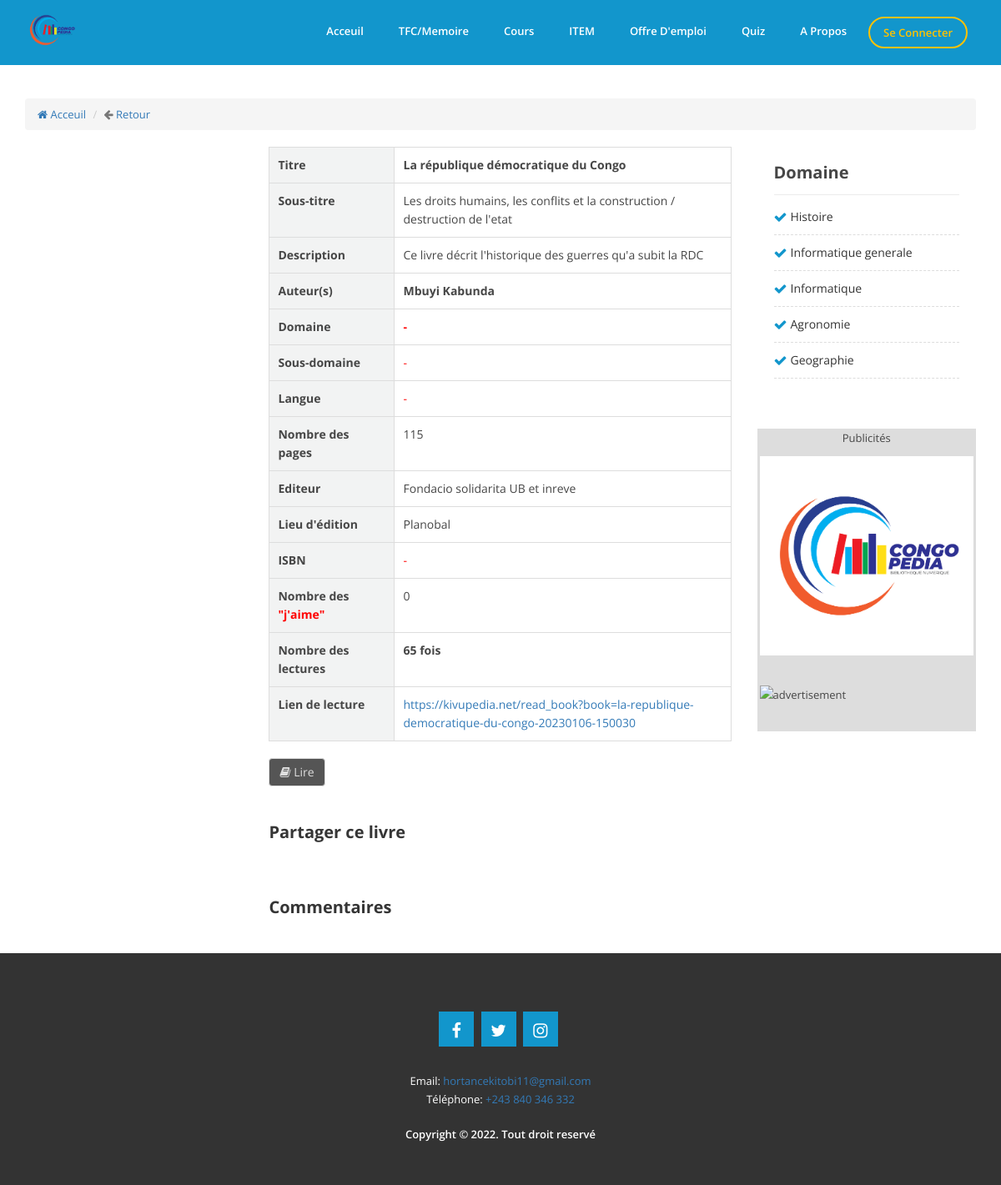
Screenshot of /detail_book?book=la-republique-democratique-du-congo-20230106-150030 with the database file from the repository.
### tables this page shows
CREATE TABLE `t_livre` (
  `CodeLivre` int(11) NOT NULL,
  `Titre` text NOT NULL,
  `book_slug` text NOT NULL,
  `SousTitre` text NOT NULL,
  `Description` text NOT NULL,
  `AuteurPrincipal` varchar(200) NOT NULL,
  `NombrePage` int(11) NOT NULL,
  `NomEditeur` varchar(200) DEFAULT NULL,
  `LieuEdition` varchar(200) NOT NULL,
  `ISBN` varchar(50) NOT NULL,
  `Fichier_livre` text NOT NULL,
  `Image` text NOT NULL,
  `CodeLangue` int(11) NOT NULL,
  `CodeDomaine` int(11) NOT NULL,
  `CodeSousDomaine` int(11) NOT NULL,
  `CodeCompte` int(11) DEFAULT NULL,
  `CodeAdmin` int(11) DEFAULT NULL,
  `CodePropriete` int(11) NOT NULL,
  `Created_on` timestamp NOT NULL DEFAULT current_timestamp() ON UPDATE current_timestamp(),
  `Readed` int(11) NOT NULL,
  `Likes` int(11) NOT NULL,
  `Liked` int(11) NOT NULL,
  `Validate` int(11) NOT NULL,
  `Validate_date` date NOT NULL,
  `Invalidate_date` date NOT NULL,
  `Invalidate_by` int(11) NOT NULL,
  `Statut` int(11) NOT NULL
);

CREATE TABLE `t_domaine` (
  `CodeDomaine` int(11) NOT NULL,
  `Domaine` varchar(200) NOT NULL,
  `domain_slug` text NOT NULL,
  `Visited` int(11) NOT NULL,
  `Created_on` timestamp NOT NULL DEFAULT current_timestamp() ON UPDATE current_timestamp(),
  `Created_by` int(11) NOT NULL
);

### detail_book.php (called while the page is built, shortened)
<?php
include("includes/sessionclient.php");
include("includes/head.php");
include("includes/header.php");
include("container/detail_book.php");
include("includes/footer.php");
?>

### class/app.php (called while the page is built, shortened)
<?php
class App
{
    private $db_name, $db_user, $db_pass, $db_host, $pdo;
    public function __construct( $db_name = "congopedia", $db_user = "root", $db_pass = "", $db_host = 'localhost' )
    {
        $this->db_name = $db_name;
        $this->db_user = $db_user;
        $this->db_pass = $db_pass;
        $this->db_host = $db_host;
    }
    public function getPDO()
    {
        try {
            if ( $this->pdo === null ) {
                $pdo_ = new PDO( 'mysql:host=' . $this->db_host . '; port=3306; dbname=' . $this->db_name . ';charset=utf8', $this->db_user, $this->db_pass );
                $pdo_->setAttribute( PDO::ATTR_ERRMODE, PDO::ERRMODE_WARNING );
                $this->pdo = $pdo_;
            }
        } catch ( PDOException $ex ) {
            die( $ex->getMessage() );
        }
        return $this->pdo;
    }
    public function fetchPrepared( $statement )
    {
        $req = $this->getPDO()->prepare( $statement );
        $req->execute();
        return $req->fetchAll();
    }
    public function fetch( $statement )
    {
        $req = $this->getPDO()->query( $statement );
        $data = $req->fetch();
        return $data;
    }
}
$app=new App('congopedia');
?>

### container/detail_book.php (the view, shortened to what this page needs)
<?php
$book = $_GET['book'];
$sql = "SELECT * FROM t_livre
                    LEFT JOIN t_domaine
                    ON t_livre.CodeDomaine=t_domaine.CodeDomaine
                    LEFT JOIN t_sous_domaine
                    ON t_livre.CodeSousDomaine=t_sous_domaine.CodeSousDomaine
                    LEFT JOIN t_langue
                    ON t_livre.CodeLangue=t_langue.CodeLangue
                    WHERE book_slug = '$book'";
$req = $app->fetch($sql);
?>
<div class="single-channel">
    <div class="container">
        <nav aria-label="breadcrumb">
            <ol class="breadcrumb">
                <li class="breadcrumb-item"><a href="index"><i class="fa fa-home"></i> Acceuil</a></li>
                <li class="breadcrumb-item active" aria-current="page"><i class="fa fa-arrow-left"></i> <a href="<?php echo $_SERVER["HTTP_REFERER"]; ?>">Retour</a></li>
            </ol>
        </nav>
        <div class="row">
            <div class="col-md-9 col-sm-12 col-xs-12">
                <div class="row">
                    <div class="col-md-4">
                        <div class="channel-text">
                            <div class="channel-video">
                            </div>
                        </div>
                    </div>
                    <div class="col-md-8">
                        <div class="channel-text">
                            <div class="channel-text">
                                <div class="book-table">
                                    <div class="book-table-row">
                                        <div class="book-table-cell">Titre</div>
                                        <div class="book-table-cell"><span style="font-weight: bold;"><?php echo $req['Titre'] ?></span>
                                        </div>
                                    </div>
                                    <div class="book-table-row">
                                        <div class="book-table-cell">Sous-titre</div>
                                        <div class="book-table-cell"><?php if($req['SousTitre']!=''){echo $req['SousTitre'];}else{echo "<span style='color: red;'>-</span>";}  ?>
                                        </div>
                                    </div>
                                    <div class="book-table-row">
                                        <div class="book-table-cell">Description</div>
                                        <div class="book-table-cell"><?php if($req['Description']!=''){echo $req['Description'];}else{echo "<span style='color: red;'>-</span>";}  ?>
                                        </div>
                                    </div>
                                    <div class="book-table-row">
                                        <div class="book-table-cell">Auteur(s)</div>
                                        <div class="book-table-cell"><span style="font-weight: bold;"><?php if($req['AuteurPrincipal']!=''){echo $req['AuteurPrincipal'];}else{echo "<span style='color: red;'>-</span>";}  ?></span></div>
                                    </div>
                                    <div class="book-table-row">
                                        <div class="book-table-cell">Domaine</div>
                                        <div class="book-table-cell"><span style="font-weight: bold;"><?php if($req['Domaine']!=''){echo $req['Domaine'];}else{echo "<span style='color: red;'>-</span>";}  ?></span></div>
                                    </div>
                                    <div class="book-table-row">
                                        <div class="book-table-cell">Sous-domaine</div>
                                        <div class="book-table-cell"><?php if($req['Sous_domaine']!=''){echo $req['Sous_domaine'];}else{echo "<span style='color: red;'>-</span>";}  ?></div>
                                    </div>
                                    <div class="book-table-row">
                                        <div class="book-table-cell">Langue</div>
                                        <div class="book-table-cell"><?php if($req['Langue']!=''){echo $req['Langue'];}else{echo "<span style='color: red;'>-</span>";}  ?></div>
                                    </div>
                                    <div class="book-table-row">
                                        <div class="book-table-cell">Nombre des pages</div>
                                        <div class="book-table-cell"><?php if($req['NombrePage']!=''){echo $req['NombrePage'];}else{echo "<span style='color: red;'>-</span>";}  ?></div>
                                    </div>
                                    <div class="book-table-row">
                                        <div class="book-table-cell">Editeur</div>
                                        <div class="book-table-cell"><?php if($req['NomEditeur']!=''){echo $req['NomEditeur'];}else{echo "<span style='color: red;'>-</span>";}  ?></div>
                                    </div>
                                    <div class="book-table-row">
                                        <div class="book-table-cell">Lieu d'édition</div>
                                        <div class="book-table-cell">
                                            <?php if($req['LieuEdition']!=''){echo $req['LieuEdition'];}else{echo "<span style='color: red;'>-</span>";}  ?>
                                        </div>
                                    </div>
                                    <div class="book-table-row">
                                        <div class="book-table-cell">ISBN</div>
                                        <div class="book-table-cell">
                                            <?php if($req['ISBN']!=''){echo $req['ISBN'];}else{echo "<span style='color: red;'>-</span>";}  ?>
                                        </div>
                                    </div>
                                    <div class="book-table-row">
                                        <div class="book-table-cell">Nombre des <span class="error">"j'aime"</span></div>
                                        <div class="book-table-cell">
                                            <?php if($req['Liked']!=''){echo $req['Liked'];}else{echo "<span style='color: red;'>-</span>";}  ?>
                                        </div>
                                    </div>
                                    <div class="book-table-row">
                                        <div class="book-table-cell">Nombre des lectures</div>
                                        <div class="book-table-cell">
                                            <span style="font-weight: bold;"><?php if($req['Readed']!=''){echo $req['Readed'].' fois';}else{echo "<span style='color: red;'>-</span>";}  ?></span>
                                        </div>
                                    </div>
                                    <div class="book-table-row">
                                        <div class="book-table-cell">Lien de lecture</div>
                                        <div class="book-table-cell"><a href="read_book?book=<?php echo $req['book_slug'] ?>"
                                                                        >https://kivupedia.net/read_book?book=<?php echo $req['book_slug'] ?></a>
                                        </div>
                                    </div>
                                </div>
                                <div class="gap-small"></div>
                                <a class="btn btn-primary" href="read_book?book=<?php echo $req['book_slug'] ?>"><i class="fa fa-book"></i> Lire</a>
                                <div class="gap-small"></div>
                                <h2>Partager ce livre</h2>
                                <div class="gap-small"></div>
                                <h2>Commentaires</h2>
                            </div>
                        </div>
                    </div>
                </div>
            </div>
            <div class="col-md-3 col-sm-12 col-xs-12">
                <div class="channel-categories">
                    <h2>Domaine</h2>
                    <ul>
                        <?php
                        $sql3 = "SELECT * FROM t_domaine";
                        $req = $app->fetchPrepared($sql3);
                        foreach ($req as $row){
                            ?>
                            <li><a href="book_by_domaine?domain=<?php echo $row['domain_slug'] ?>"><?php echo $row['Domaine'] ?></a></li>
                            <?php
                        }
                        ?>
                    </ul>
                </div>
                <div style="background-color: #ddd;">
                    <nav aria-label="breadcrumb" style="text-align: center">
                        Publicités
                    </nav>
                    <div class="sidebar-adv" style="padding: 11px 3px 3px 3px;">
                        <a href="#"><img src="image/cp.png" alt="advertisement"></a>
                    </div>
                    <div class="sidebar-adv" style="padding: 3px;">
                        <img src="image/isig.jpg" alt="advertisement">
                    </div>
                </div>
            </div>
        </div>
    </div>
</div>

### assets/css/style.css (style rules this page uses)
* { margin: 0; padding: 0; border: 0; outline: none; }
html { overflow-x: hidden; -webkit-font-smoothing: antialiased; -webkit-text-size-adjust: 100%; -ms-text-size-adjust: 100%; }
html a { -webkit-font-smoothing: antialiased; -webkit-text-size-adjust: 100%; -ms-text-size-adjust: 100%; }
body { font-family: "Open Sans", sans-serif; font-size: 13px; color: #464646; overflow: hidden; line-height: 22px; overflow-x: hidden; background: #333; }
.error, .error p { color: red; overflow: hidden; margin-bottom: 0px; }
a { text-decoration: none !important; cursor: pointer; }
a:link, a:visited { transition: all 0.2s ease-out 0s; -webkit-transition: all 0.2s ease-out 0s; -moz-transition: all 0.2s ease-out 0s; }
h1, h2, h3, h4, h5, h6 { margin-top: 0; color: #353535; }
.gap-small { width: 100%; height: 20px; clear: both; }
img { border: 0; outline: none; }
.single-channel { background: #fff; padding-top: 40px; padding-bottom: 20px; }
.channel-text { background: #fff; }
.channel-categories h2 { border-bottom: 1px solid #ececec; color: #464646; font-size: 20px; font-weight: 700; margin-bottom: 5px; padding-bottom: 15px; text-align: left!important; text-transform: none!important; }
.channel-categories ul { padding-top: 10px; }
.channel-categories ul li { list-style-type: none; margin-bottom: 10px; position: relative; padding-left: 20px; padding-bottom: 10px; border-bottom: 1px dashed #ddd; text-align: left!important; }
.channel-categories ul li:before { content: '\f00c'; position: absolute; top: 0; left: 0; font-family: 'FontAwesome'; font-size: 16px; color: #1296CC; }
.channel-categories ul li a { color: #333; font-size: 14px; }
.channel-text h2 { font-size: 20px; line-height: 1.5; font-weight: 700; margin: 20px 0; }
.channel-categories { background: #fff none repeat scroll 0 0; display: inline-block; padding: 20px; width: 100%; margin-bottom: 30px; }
.sidebar-adv img { width: 100%; height: auto; margin-bottom: 30px; }
.book-table { display: table; width: 100%; border: 1px solid #ddd; border-collapse: collapse; }
.book-table-row { display: table-row; }
.book-table-cell { display: table-cell; border: 1px solid #ddd; border-collapse: collapse; padding: 10px; vertical-align: top; font-size: 14px; }
.book-table-cell:nth-of-type(1) { width: 150px; font-weight: bold; background: #f2f3f3; }
:root { --input-padding-x: .75rem; --input-padding-y: .75rem; }
.btn-primary { background-color: #555; color: #ddd; border: 1px solid #ddd; }

### assets/css/responsive.css (style rules this page uses)
* { margin: 0; padding: 0; border: 0; outline: none; }

### rows the page displays
t_livre: Titre "La république démocratique du Congo", SousTitre "Les droits humains, les conflits et la construction / destruction de l'etat", Description "Ce livre décrit l'historique des guerres qu'a subit la RDC", AuteurPrincipal "Mbuyi Kabunda", NombrePage "115", NomEditeur "Fondacio solidarita UB et inreve", LieuEdition "Planobal", Liked "0", Readed "65", book_slug "la-republique-democratique-du-congo-20230106-150030"
t_domaine: Domaine "Histoire"
t_domaine: Domaine "Informatique generale"
t_domaine: Domaine "Informatique"
t_domaine: Domaine "Agronomie"
t_domaine: Domaine "Geographie"
